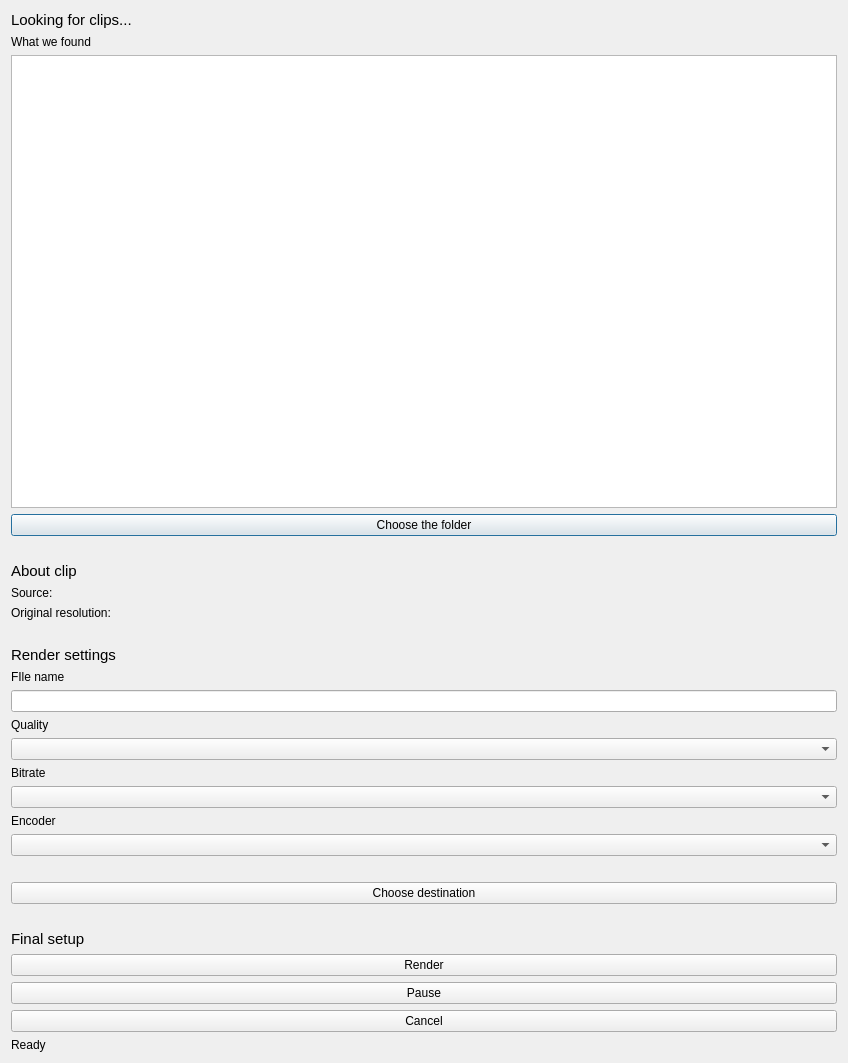
<?xml version="1.0" encoding="UTF-8"?>
<ui version="4.0">
 <class>Dialog</class>
 <widget class="QDialog" name="Dialog">
  <property name="geometry">
   <rect>
    <x>0</x>
    <y>0</y>
    <width>848</width>
    <height>1063</height>
   </rect>
  </property>
  <property name="windowTitle">
   <string>Dialog</string>
  </property>
  <layout class="QGridLayout" name="gridLayout">
   <item row="7" column="0">
    <widget class="QLabel" name="source_label">
     <property name="text">
      <string>Source: </string>
     </property>
    </widget>
   </item>
   <item row="15" column="0">
    <widget class="QLabel" name="label_4">
     <property name="text">
      <string>Bitrate</string>
     </property>
    </widget>
   </item>
   <item row="5" column="0">
    <widget class="QLabel" name="label_7">
     <property name="font">
      <font>
       <pointsize>11</pointsize>
      </font>
     </property>
     <property name="text">
      <string>About clip</string>
     </property>
    </widget>
   </item>
   <item row="13" column="0">
    <widget class="QLabel" name="label_2">
     <property name="text">
      <string>Quality</string>
     </property>
    </widget>
   </item>
   <item row="8" column="0">
    <widget class="QLabel" name="orig_res_label">
     <property name="text">
      <string>Original resolution:</string>
     </property>
    </widget>
   </item>
   <item row="1" column="0">
    <widget class="QLabel" name="label">
     <property name="text">
      <string>What we found</string>
     </property>
    </widget>
   </item>
   <item row="18" column="0">
    <widget class="QComboBox" name="combo_encoder"/>
   </item>
   <item row="2" column="0">
    <widget class="QListWidget" name="list_clips"/>
   </item>
   <item row="26" column="0">
    <widget class="QLabel" name="label_status">
     <property name="text">
      <string>Ready</string>
     </property>
    </widget>
   </item>
   <item row="4" column="0">
    <widget class="QLabel" name="label_12">
     <property name="text">
      <string/>
     </property>
    </widget>
   </item>
   <item row="9" column="0">
    <widget class="QLabel" name="label_3">
     <property name="text">
      <string/>
     </property>
    </widget>
   </item>
   <item row="3" column="0">
    <widget class="QPushButton" name="btn_browse">
     <property name="text">
      <string>Choose the folder</string>
     </property>
    </widget>
   </item>
   <item row="23" column="0">
    <widget class="QPushButton" name="btn_start">
     <property name="text">
      <string>Render</string>
     </property>
    </widget>
   </item>
   <item row="22" column="0">
    <widget class="QLabel" name="label_11">
     <property name="font">
      <font>
       <pointsize>11</pointsize>
      </font>
     </property>
     <property name="text">
      <string>Final setup</string>
     </property>
    </widget>
   </item>
   <item row="20" column="0">
    <widget class="QPushButton" name="destination_button">
     <property name="text">
      <string>Choose destination</string>
     </property>
    </widget>
   </item>
   <item row="10" column="0">
    <widget class="QLabel" name="label_8">
     <property name="font">
      <font>
       <pointsize>11</pointsize>
      </font>
     </property>
     <property name="text">
      <string>Render settings</string>
     </property>
    </widget>
   </item>
   <item row="12" column="0">
    <widget class="QLineEdit" name="input_filename"/>
   </item>
   <item row="16" column="0">
    <widget class="QComboBox" name="combo_bitrate"/>
   </item>
   <item row="21" column="0">
    <widget class="QLabel" name="label_9">
     <property name="text">
      <string/>
     </property>
    </widget>
   </item>
   <item row="24" column="0">
    <widget class="QPushButton" name="btn_pause">
     <property name="text">
      <string>Pause</string>
     </property>
    </widget>
   </item>
   <item row="19" column="0">
    <widget class="QLabel" name="label_5">
     <property name="text">
      <string/>
     </property>
    </widget>
   </item>
   <item row="14" column="0">
    <widget class="QComboBox" name="combo_quality"/>
   </item>
   <item row="25" column="0">
    <widget class="QPushButton" name="btn_cancel">
     <property name="text">
      <string>Cancel</string>
     </property>
     <property name="default">
      <bool>false</bool>
     </property>
    </widget>
   </item>
   <item row="11" column="0">
    <widget class="QLabel" name="label_10">
     <property name="text">
      <string>FIle name</string>
     </property>
    </widget>
   </item>
   <item row="17" column="0">
    <widget class="QLabel" name="label_6">
     <property name="text">
      <string>Encoder</string>
     </property>
    </widget>
   </item>
   <item row="0" column="0">
    <widget class="QLabel" name="label_13">
     <property name="font">
      <font>
       <pointsize>11</pointsize>
      </font>
     </property>
     <property name="text">
      <string>Looking for clips...</string>
     </property>
    </widget>
   </item>
  </layout>
 </widget>
 <resources/>
 <connections/>
</ui>
